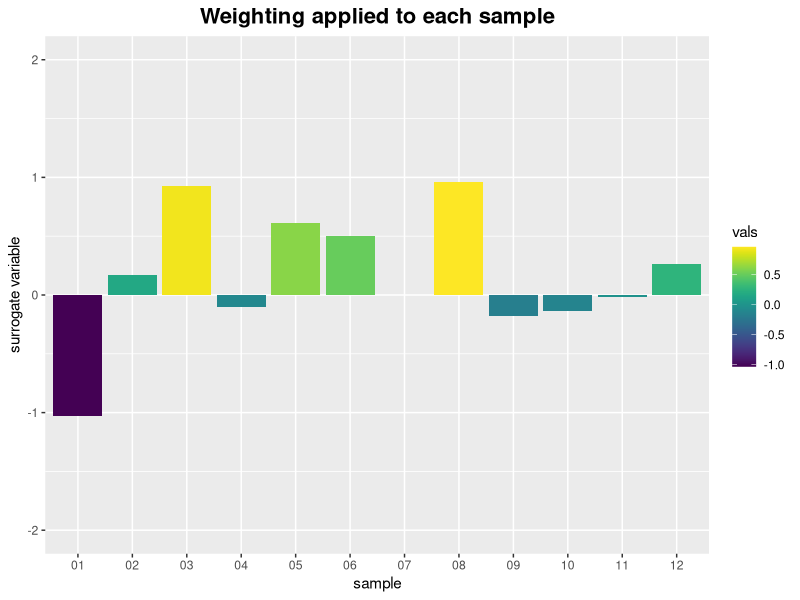

This chart was generated by the following R code:
#!/usr/bin/env Rscript
# getting barplots of not counts but continuous data
# from ggplot, in order to , say, get a weighting.
# I abndon this because I wanted a gradient effetc inside the bars
# not across them
library(ggplot2)
library(Cairo)
library(viridis)

# note that ggplot will want a dataframe by default
# and geom_bar() is NOT the way to go, but rather geom_col()!
# that's because geom_bar() by default use counts
# but I thin you can change that twith stat=somethign else.
rv <-data.frame(vals=rnorm(12, sd=0.5))
rownames(rv) <- sprintf("%02i", as.integer(rownames(rv)))

# Cairo image template
CairoPNG("bar0.png", 800, 800)
gg <- ggplot(rv, aes(x=rownames(rv), y=vals, fill=vals)) +
#         geom_col(aes(fill=vals)) +
        geom_col() +
 #        scale_fill_gradient2(low ="red", high = "green", midpoint=0) +
        ggtitle("Weighting applied to each sample") +
        labs(x="sample", y="surrogate variable") +
        ylim(-2,2) +
        theme(plot.title = element_text(hjust = 0.5, face="bold", size=16)) +
        scale_fill_viridis()

show(gg)
dev.off()

# NOTES:
# * ggtitle always justifies to left
